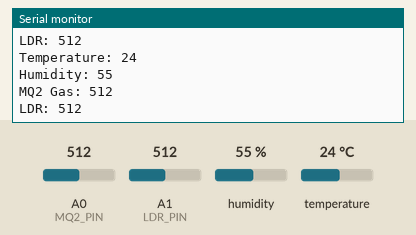
This sketch was run on a simulated Arduino Uno, built with avr-gcc and run on an emulated ATmega328P. Parts: the last lines printed to the serial monitor. The inputs (shaded band) are chosen by the test bench; at power-on: humidity 55 %, A0 (MQ2_PIN) = 512, A1 (LDR_PIN) = 512, temperature 24 °C.

Above: at 3.3 s.
3.4 s: humidity set to 22 %
At 6.4 s:
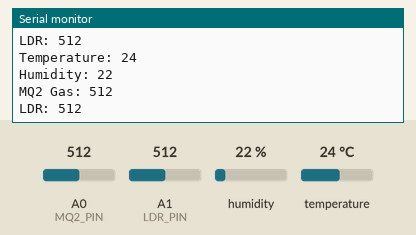
6.7 s: A0 (MQ2_PIN) set to 716
At 8.5 s:
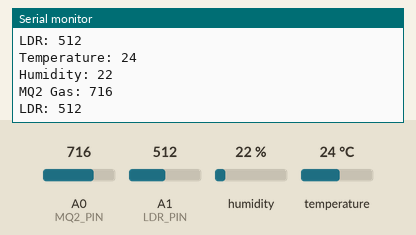
10.0 s: A1 (LDR_PIN) set to 716
At 11.9 s:
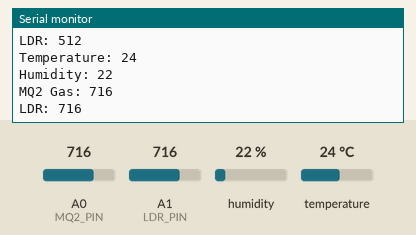
13.3 s: temperature set to 12 °C
16.6 s: A0 (MQ2_PIN) set to 992
At 19.6 s:
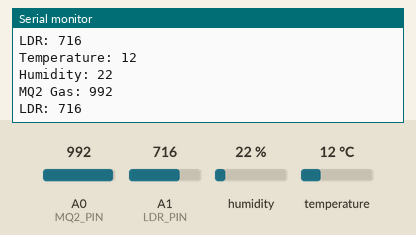
19.9 s: A1 (LDR_PIN) set to 992
At 21.9 s:
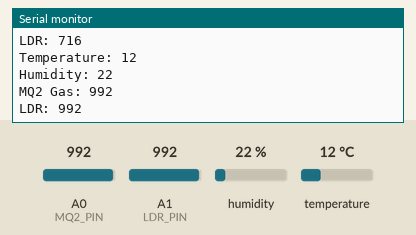
Timing chart, 0 to 23.4 s (numbered marks = the images above; inputs shaded):
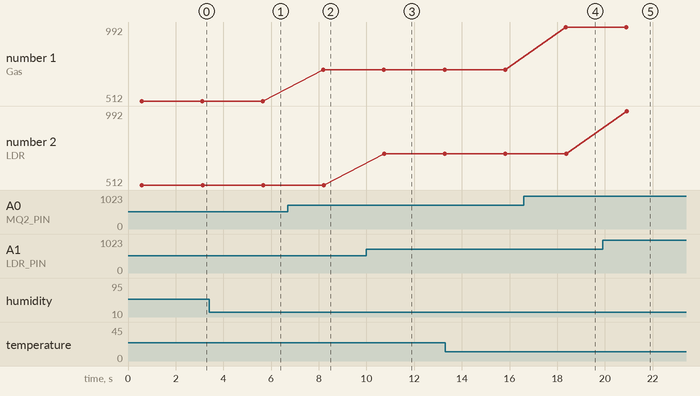

The sketch:

iot_pro1.ino
```cpp
#include <SoftwareSerial.h>
#include <DHT11.h>

SoftwareSerial esp(8, 9);  // RX, TX

#define DHT_PIN 4
#define MQ2_PIN A0
#define LDR_PIN A1

DHT11 dht11(DHT_PIN);

void setup()
{
  Serial.begin(9600);
  esp.begin(9600);

  Serial.println("Arduino Sensor Monitoring");
}

void loop()
{
  int temperature = 0;
  int humidity = 0;

  int result = dht11.readTemperatureHumidity(temperature, humidity);

  int gasValue = analogRead(MQ2_PIN);
  int ldrValue = analogRead(LDR_PIN);

  if (result == 0)
  {
    // Send data to ESP8266
    esp.print(temperature);
    esp.print(",");

    esp.print(humidity);
    esp.print(",");

    esp.print(gasValue);
    esp.print(",");

    esp.println(ldrValue);

    // Display values in Serial Monitor
    Serial.print("Temperature: ");
    Serial.println(temperature);

    Serial.print("Humidity: ");
    Serial.println(humidity);

    Serial.print("MQ2 Gas: ");
    Serial.println(gasValue);

    Serial.print("LDR: ");
    Serial.println(ldrValue);
  }
  else
  {
    Serial.println("DHT11 reading failed");
  }

  delay(2000);
}
```

Measured:
- after the input at 3.4 s, the serial monitor: prints a new line after 2.2 s (image 1)
- after the input at 6.7 s, the serial monitor: prints a new line after 1.5 s (image 2)
- after the input at 10.0 s, the serial monitor: prints a new line after 0.75 s (image 3)
- after the input at 16.6 s, the serial monitor: prints a new line after 1.8 s (image 4)
- after the input at 19.9 s, the serial monitor: prints a new line after 1.0 s (image 5)
- plotted number 1: 512 → 716 after the input at 6.7 s, 716 → 992 after the input at 16.6 s
